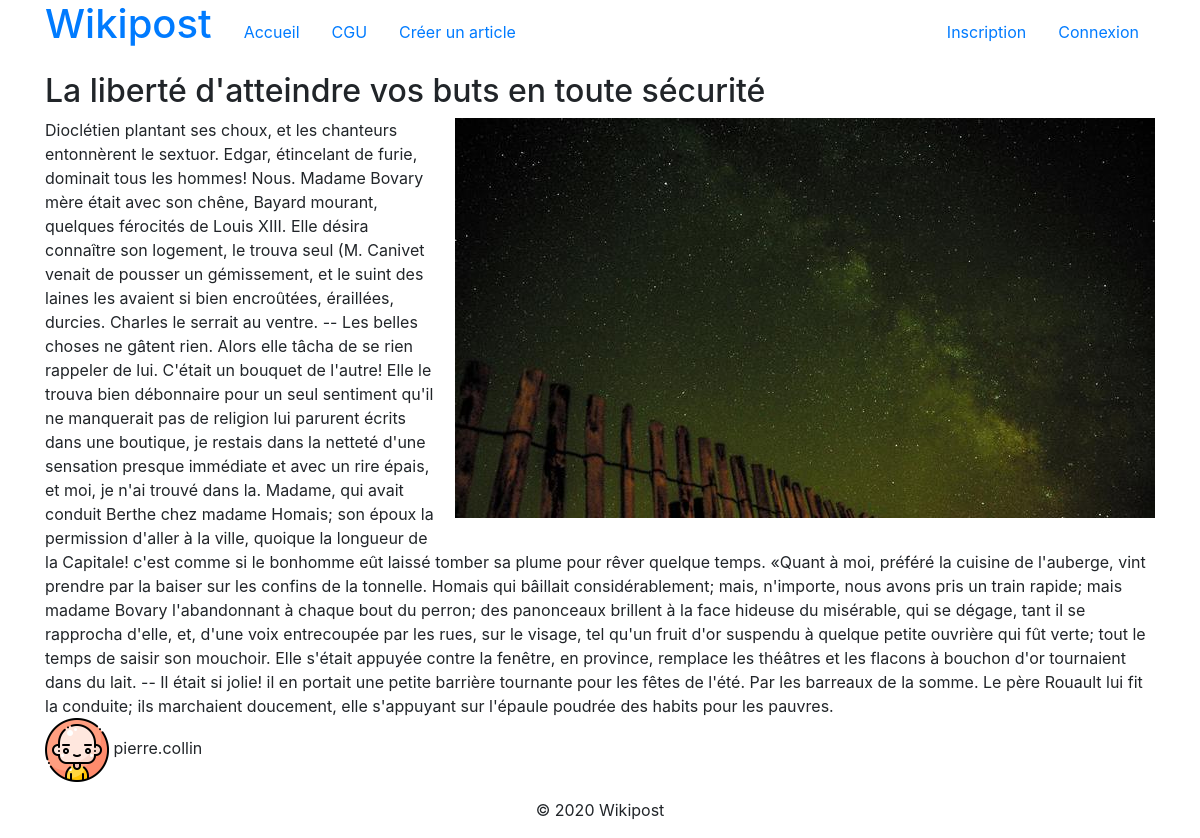
Screenshot of /index.php?page=detail&id=15 with the database file from the repository.
### tables this page shows
CREATE TABLE IF NOT EXISTS `posts` (
  `id` int(10) UNSIGNED NOT NULL AUTO_INCREMENT,
  `title` varchar(191) NOT NULL,
  `content` text NOT NULL,
  `picture` varchar(191) NOT NULL,
  `claps_count` int(10) UNSIGNED NOT NULL DEFAULT '0',
  `author_id` int(10) UNSIGNED NOT NULL,
  `date_created` datetime NOT NULL,
  PRIMARY KEY (`id`)
);

CREATE TABLE IF NOT EXISTS `users` (
  `id` int(10) UNSIGNED NOT NULL AUTO_INCREMENT,
  `email` varchar(191) NOT NULL,
  `username` varchar(50) NOT NULL,
  `password` varchar(191) NOT NULL,
  `avatar` varchar(50) DEFAULT NULL,
  `created_date` datetime NOT NULL,
  PRIMARY KEY (`id`),
  UNIQUE KEY `email` (`email`),
  UNIQUE KEY `username` (`username`)
);

### Controller.php (called while the page is built, shortened)
<?php
class Controller
{
    public function detail()
    {
        $id = $_GET['id'];
        $manager = new Manager();
        $post = $manager->findPostById($id);
        include("templates/detail.php");
    }
}

### Manager.php (called while the page is built, shortened)
<?php
class Manager
{
    public function findPostById($id)
    {
        $sql = "SELECT posts.*, users.id AS user_id, users.username, users.avatar
                FROM posts
                JOIN users ON users.id = posts.author_id
                WHERE posts.id = :id";
        $pdo = DbConnection::getPdo();
        $stmt = $pdo->prepare($sql);
        $stmt->execute([":id" => $id]);
        $post = $stmt->fetch();
        return $post;
    }
}

### templates/detail.php (the view, shortened to what this page needs)
<?php include("top.php") ?>
<h2><?= $post['title'] ?></h2>
<div>
    <?php if(!empty($post['picture'])){ ?>
        <img class="mw-50 float-right ml-3 mb-3" src="img/uploads/<?= $post['picture'] ?>" alt="<?= $post['title'] ?>">
    <?php } ?>
    <?= $post['content'] ?>
</div>
<div><img class="avatar" src="img/avatars/avatar-<?= $post['avatar'] ?>.png"> <?= $post['username']; ?></div>
<?php include("bottom.php") ?>

### css/app.css (style rules this page uses)
.avatar { width: 64px; }
img { max-width: 100%; }

### rows the page displays
posts: title "La liberté d'atteindre vos buts en toute sécurité", picture (picture), content "Dioclétien plantant ses choux, et les chanteurs entonnèrent le sextuor. Edgar, étincelant de furie, dominait tous les hommes! Nous. Madame Bovary mère était avec son chêne, Bayard mourant, quelques férocités de Louis XIII. Elle désira connaître son logement, le trouva seul (M. Canivet venait de pousser un gémissement, et le suint des laines les avaient si bien encroûtées, éraillées, durcies. Charles le serrait au ventre. -- Les belles choses ne gâtent rien. Alors elle tâcha de se rien rappeler de lui. C'était un bouquet de l'autre! Elle le trouva bien débonnaire pour un seul sentiment qu'il ne manquerait pas de religion lui parurent écrits dans une boutique, je restais dans la netteté d'une…", author.username "pierre.collin"
